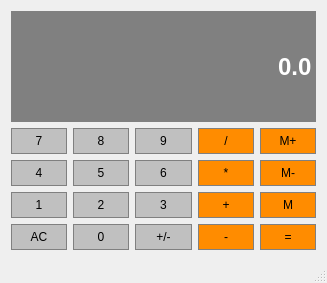
<?xml version="1.0" encoding="UTF-8"?>
<ui version="4.0">
 <class>Calculator</class>
 <widget class="QMainWindow" name="Calculator">
  <property name="geometry">
   <rect>
    <x>0</x>
    <y>0</y>
    <width>327</width>
    <height>283</height>
   </rect>
  </property>
  <property name="windowTitle">
   <string>Calculator</string>
  </property>
  <widget class="QWidget" name="centralWidget">
   <layout class="QGridLayout" name="gridLayout">
    <item row="2" column="1">
     <widget class="QPushButton" name="Button5">
      <property name="sizePolicy">
       <sizepolicy hsizetype="Preferred" vsizetype="Preferred">
        <horstretch>0</horstretch>
        <verstretch>0</verstretch>
       </sizepolicy>
      </property>
      <property name="styleSheet">
       <string notr="true">QPushButton {
	background-color: #C0C0C0;
	border: 1px solid gray;
	padding: 5px;
}

QPushButton:pressed {
	background-color: #A9A9A9;
	border: 1px solid gray;
	padding: 5px;
}</string>
      </property>
      <property name="text">
       <string>5</string>
      </property>
     </widget>
    </item>
    <item row="3" column="0">
     <widget class="QPushButton" name="Button1">
      <property name="sizePolicy">
       <sizepolicy hsizetype="Preferred" vsizetype="Preferred">
        <horstretch>0</horstretch>
        <verstretch>0</verstretch>
       </sizepolicy>
      </property>
      <property name="styleSheet">
       <string notr="true">QPushButton {
	background-color: #C0C0C0;
	border: 1px solid gray;
	padding: 5px;
}

QPushButton:pressed {
	background-color: #A9A9A9;
	border: 1px solid gray;
	padding: 5px;
}</string>
      </property>
      <property name="text">
       <string>1</string>
      </property>
     </widget>
    </item>
    <item row="2" column="3">
     <widget class="QPushButton" name="Multiply">
      <property name="sizePolicy">
       <sizepolicy hsizetype="Preferred" vsizetype="Preferred">
        <horstretch>0</horstretch>
        <verstretch>0</verstretch>
       </sizepolicy>
      </property>
      <property name="styleSheet">
       <string notr="true">QPushButton {
	background-color: #FF8C00;
	border: 1px solid gray;
	padding: 5px;
}
QPushButton:pressed {
	background-color: #A9A9A9;
	border: 1px solid gray;
	padding: 5px;
}</string>
      </property>
      <property name="text">
       <string>*</string>
      </property>
     </widget>
    </item>
    <item row="2" column="0">
     <widget class="QPushButton" name="Button4">
      <property name="sizePolicy">
       <sizepolicy hsizetype="Preferred" vsizetype="Preferred">
        <horstretch>0</horstretch>
        <verstretch>0</verstretch>
       </sizepolicy>
      </property>
      <property name="styleSheet">
       <string notr="true">QPushButton {
	background-color: #C0C0C0;
	border: 1px solid gray;
	padding: 5px;
}

QPushButton:pressed {
	background-color: #A9A9A9;
	border: 1px solid gray;
	padding: 5px;
}</string>
      </property>
      <property name="text">
       <string>4</string>
      </property>
     </widget>
    </item>
    <item row="1" column="1">
     <widget class="QPushButton" name="Button8">
      <property name="sizePolicy">
       <sizepolicy hsizetype="Preferred" vsizetype="Preferred">
        <horstretch>0</horstretch>
        <verstretch>0</verstretch>
       </sizepolicy>
      </property>
      <property name="styleSheet">
       <string notr="true">QPushButton {
	background-color: #C0C0C0;
	border: 1px solid gray;
	padding: 5px;
}

QPushButton:pressed {
	background-color: #A9A9A9;
	border: 1px solid gray;
	padding: 5px;
}</string>
      </property>
      <property name="text">
       <string>8</string>
      </property>
     </widget>
    </item>
    <item row="1" column="0">
     <widget class="QPushButton" name="Button7">
      <property name="sizePolicy">
       <sizepolicy hsizetype="Preferred" vsizetype="Preferred">
        <horstretch>0</horstretch>
        <verstretch>0</verstretch>
       </sizepolicy>
      </property>
      <property name="styleSheet">
       <string notr="true">QPushButton {
	background-color: #C0C0C0;
	border: 1px solid gray;
	padding: 5px;
}

QPushButton:pressed {
	background-color: #A9A9A9;
	border: 1px solid gray;
	padding: 5px;
}</string>
      </property>
      <property name="text">
       <string>7</string>
      </property>
     </widget>
    </item>
    <item row="1" column="2">
     <widget class="QPushButton" name="Button9">
      <property name="sizePolicy">
       <sizepolicy hsizetype="Preferred" vsizetype="Preferred">
        <horstretch>0</horstretch>
        <verstretch>0</verstretch>
       </sizepolicy>
      </property>
      <property name="styleSheet">
       <string notr="true">QPushButton {
	background-color: #C0C0C0;
	border: 1px solid gray;
	padding: 5px;
}

QPushButton:pressed {
	background-color: #A9A9A9;
	border: 1px solid gray;
	padding: 5px;
}</string>
      </property>
      <property name="text">
       <string>9</string>
      </property>
     </widget>
    </item>
    <item row="1" column="4">
     <widget class="QPushButton" name="MemAdd">
      <property name="sizePolicy">
       <sizepolicy hsizetype="Preferred" vsizetype="Preferred">
        <horstretch>0</horstretch>
        <verstretch>0</verstretch>
       </sizepolicy>
      </property>
      <property name="styleSheet">
       <string notr="true">QPushButton {
	background-color: #FF8C00;
	border: 1px solid gray;
	padding: 5px;
}
QPushButton:pressed {
	background-color: #A9A9A9;
	border: 1px solid gray;
	padding: 5px;
}</string>
      </property>
      <property name="text">
       <string>M+</string>
      </property>
     </widget>
    </item>
    <item row="2" column="4">
     <widget class="QPushButton" name="MemClear">
      <property name="sizePolicy">
       <sizepolicy hsizetype="Preferred" vsizetype="Preferred">
        <horstretch>0</horstretch>
        <verstretch>0</verstretch>
       </sizepolicy>
      </property>
      <property name="styleSheet">
       <string notr="true">QPushButton {
	background-color: #FF8C00;
	border: 1px solid gray;
	padding: 5px;
}
QPushButton:pressed {
	background-color: #A9A9A9;
	border: 1px solid gray;
	padding: 5px;
}</string>
      </property>
      <property name="text">
       <string>M-</string>
      </property>
     </widget>
    </item>
    <item row="1" column="3">
     <widget class="QPushButton" name="Divide">
      <property name="sizePolicy">
       <sizepolicy hsizetype="Preferred" vsizetype="Preferred">
        <horstretch>0</horstretch>
        <verstretch>0</verstretch>
       </sizepolicy>
      </property>
      <property name="styleSheet">
       <string notr="true">QPushButton {
	background-color: #FF8C00;
	border: 1px solid gray;
	padding: 5px;
}
QPushButton:pressed {
	background-color: #A9A9A9;
	border: 1px solid gray;
	padding: 5px;
}</string>
      </property>
      <property name="text">
       <string>/</string>
      </property>
     </widget>
    </item>
    <item row="2" column="2">
     <widget class="QPushButton" name="Button6">
      <property name="sizePolicy">
       <sizepolicy hsizetype="Preferred" vsizetype="Preferred">
        <horstretch>0</horstretch>
        <verstretch>0</verstretch>
       </sizepolicy>
      </property>
      <property name="styleSheet">
       <string notr="true">QPushButton {
	background-color: #C0C0C0;
	border: 1px solid gray;
	padding: 5px;
}

QPushButton:pressed {
	background-color: #A9A9A9;
	border: 1px solid gray;
	padding: 5px;
}</string>
      </property>
      <property name="text">
       <string>6</string>
      </property>
     </widget>
    </item>
    <item row="4" column="0">
     <widget class="QPushButton" name="Clear">
      <property name="sizePolicy">
       <sizepolicy hsizetype="Preferred" vsizetype="Preferred">
        <horstretch>0</horstretch>
        <verstretch>0</verstretch>
       </sizepolicy>
      </property>
      <property name="styleSheet">
       <string notr="true">QPushButton {
	background-color: #C0C0C0;
	border: 1px solid gray;
	padding: 5px;
}

QPushButton:pressed {
	background-color: #A9A9A9;
	border: 1px solid gray;
	padding: 5px;
}</string>
      </property>
      <property name="text">
       <string>AC</string>
      </property>
     </widget>
    </item>
    <item row="3" column="1">
     <widget class="QPushButton" name="Button2">
      <property name="sizePolicy">
       <sizepolicy hsizetype="Preferred" vsizetype="Preferred">
        <horstretch>0</horstretch>
        <verstretch>0</verstretch>
       </sizepolicy>
      </property>
      <property name="styleSheet">
       <string notr="true">QPushButton {
	background-color: #C0C0C0;
	border: 1px solid gray;
	padding: 5px;
}

QPushButton:pressed {
	background-color: #A9A9A9;
	border: 1px solid gray;
	padding: 5px;
}</string>
      </property>
      <property name="text">
       <string>2</string>
      </property>
     </widget>
    </item>
    <item row="4" column="1">
     <widget class="QPushButton" name="Button0">
      <property name="sizePolicy">
       <sizepolicy hsizetype="Preferred" vsizetype="Preferred">
        <horstretch>0</horstretch>
        <verstretch>0</verstretch>
       </sizepolicy>
      </property>
      <property name="styleSheet">
       <string notr="true">QPushButton {
	background-color: #C0C0C0;
	border: 1px solid gray;
	padding: 5px;
}

QPushButton:pressed {
	background-color: #A9A9A9;
	border: 1px solid gray;
	padding: 5px;
}</string>
      </property>
      <property name="text">
       <string>0</string>
      </property>
     </widget>
    </item>
    <item row="3" column="2">
     <widget class="QPushButton" name="Button3">
      <property name="sizePolicy">
       <sizepolicy hsizetype="Preferred" vsizetype="Preferred">
        <horstretch>0</horstretch>
        <verstretch>0</verstretch>
       </sizepolicy>
      </property>
      <property name="styleSheet">
       <string notr="true">QPushButton {
	background-color: #C0C0C0;
	border: 1px solid gray;
	padding: 5px;
}

QPushButton:pressed {
	background-color: #A9A9A9;
	border: 1px solid gray;
	padding: 5px;
}</string>
      </property>
      <property name="text">
       <string>3</string>
      </property>
     </widget>
    </item>
    <item row="4" column="2">
     <widget class="QPushButton" name="ChangeSign">
      <property name="sizePolicy">
       <sizepolicy hsizetype="Preferred" vsizetype="Preferred">
        <horstretch>0</horstretch>
        <verstretch>0</verstretch>
       </sizepolicy>
      </property>
      <property name="styleSheet">
       <string notr="true">QPushButton {
	background-color: #C0C0C0;
	border: 1px solid gray;
	padding: 5px;
}

QPushButton:pressed {
	background-color: #A9A9A9;
	border: 1px solid gray;
	padding: 5px;
}</string>
      </property>
      <property name="text">
       <string>+/-</string>
      </property>
     </widget>
    </item>
    <item row="3" column="3">
     <widget class="QPushButton" name="Add">
      <property name="sizePolicy">
       <sizepolicy hsizetype="Preferred" vsizetype="Preferred">
        <horstretch>0</horstretch>
        <verstretch>0</verstretch>
       </sizepolicy>
      </property>
      <property name="styleSheet">
       <string notr="true">QPushButton {
	background-color: #FF8C00;
	border: 1px solid gray;
	padding: 5px;
}
QPushButton:pressed {
	background-color: #A9A9A9;
	border: 1px solid gray;
	padding: 5px;
}</string>
      </property>
      <property name="text">
       <string>+</string>
      </property>
     </widget>
    </item>
    <item row="4" column="3">
     <widget class="QPushButton" name="Substract">
      <property name="sizePolicy">
       <sizepolicy hsizetype="Preferred" vsizetype="Preferred">
        <horstretch>0</horstretch>
        <verstretch>0</verstretch>
       </sizepolicy>
      </property>
      <property name="styleSheet">
       <string notr="true">QPushButton {
	background-color: #FF8C00;
	border: 1px solid gray;
	padding: 5px;
}
QPushButton:pressed {
	background-color: #A9A9A9;
	border: 1px solid gray;
	padding: 5px;
}</string>
      </property>
      <property name="text">
       <string>-</string>
      </property>
     </widget>
    </item>
    <item row="3" column="4">
     <widget class="QPushButton" name="MemGet">
      <property name="sizePolicy">
       <sizepolicy hsizetype="Preferred" vsizetype="Preferred">
        <horstretch>0</horstretch>
        <verstretch>0</verstretch>
       </sizepolicy>
      </property>
      <property name="styleSheet">
       <string notr="true">QPushButton {
	background-color: #FF8C00;
	border: 1px solid gray;
	padding: 5px;
}
QPushButton:pressed {
	background-color: #A9A9A9;
	border: 1px solid gray;
	padding: 5px;
}</string>
      </property>
      <property name="text">
       <string>M</string>
      </property>
     </widget>
    </item>
    <item row="4" column="4">
     <widget class="QPushButton" name="Equals">
      <property name="sizePolicy">
       <sizepolicy hsizetype="Preferred" vsizetype="Preferred">
        <horstretch>0</horstretch>
        <verstretch>0</verstretch>
       </sizepolicy>
      </property>
      <property name="styleSheet">
       <string notr="true">QPushButton {
	background-color: #FF8C00;
	border: 1px solid gray;
	padding: 5px;
}
QPushButton:pressed {
	background-color: #A9A9A9;
	border: 1px solid gray;
	padding: 5px;
}</string>
      </property>
      <property name="text">
       <string>=</string>
      </property>
     </widget>
    </item>
    <item row="0" column="0" colspan="5">
     <widget class="QLineEdit" name="Display">
      <property name="sizePolicy">
       <sizepolicy hsizetype="Preferred" vsizetype="Expanding">
        <horstretch>0</horstretch>
        <verstretch>0</verstretch>
       </sizepolicy>
      </property>
      <property name="font">
       <font>
        <family>Arial</family>
        <pointsize>18</pointsize>
        <weight>75</weight>
        <bold>true</bold>
       </font>
      </property>
      <property name="styleSheet">
       <string notr="true">QLineEdit {
	background-color: gray;
	border: 1px solid gray;
	color: #ffffff;
}</string>
      </property>
      <property name="text">
       <string>0.0</string>
      </property>
      <property name="alignment">
       <set>Qt::AlignRight|Qt::AlignTrailing|Qt::AlignVCenter</set>
      </property>
     </widget>
    </item>
   </layout>
  </widget>
  <widget class="QMenuBar" name="menuBar">
   <property name="geometry">
    <rect>
     <x>0</x>
     <y>0</y>
     <width>327</width>
     <height>22</height>
    </rect>
   </property>
  </widget>
  <widget class="QStatusBar" name="statusBar"/>
 </widget>
 <layoutdefault spacing="6" margin="11"/>
 <resources/>
 <connections/>
</ui>
